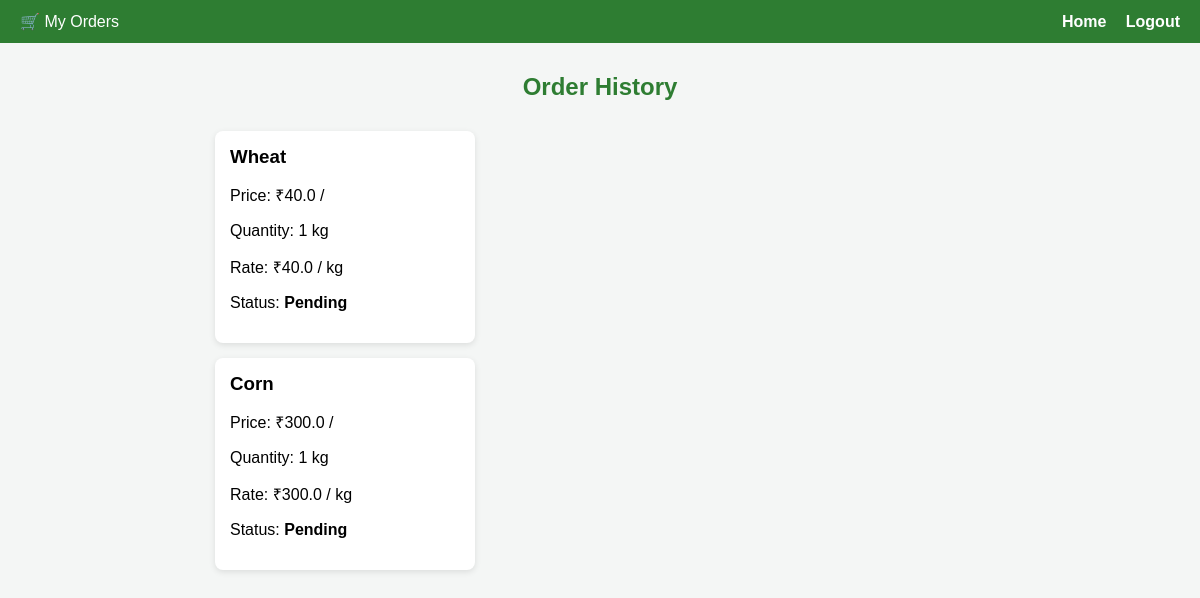
Before: /orders/my-orders/ (signed in) with the older database file.
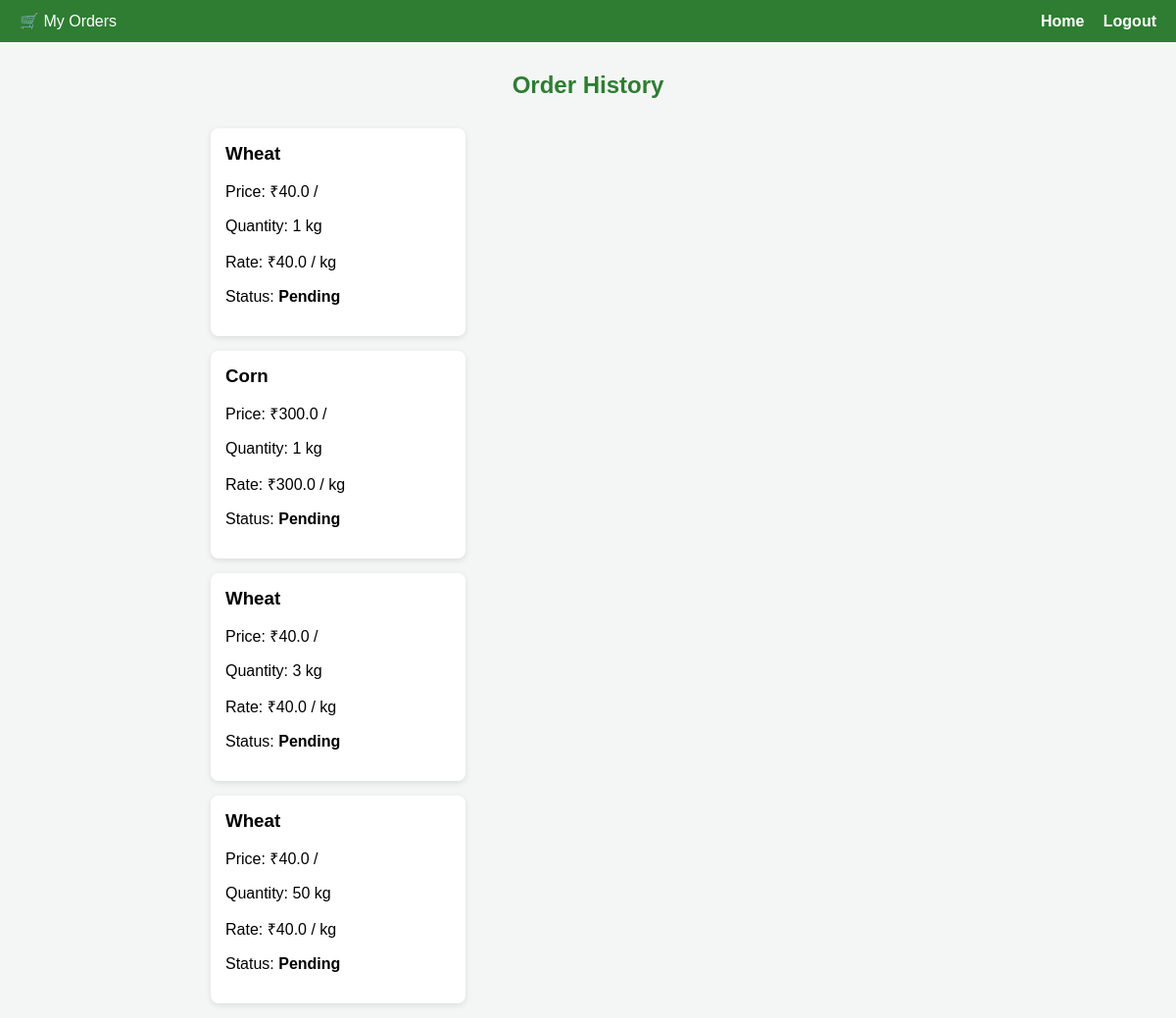
After: the same page with the newer database file.
### orders/models.py (models this page shows, shortened)
class Order(models.Model):
    STATUS_CHOICES = (
        ('Pending', 'Pending'),
        ('Confirmed', 'Confirmed'),
        ('Shipped', 'Shipped'),
    )
    buyer = models.ForeignKey(User, on_delete=models.CASCADE)
    crop = models.ForeignKey(Crop, on_delete=models.CASCADE)
    quantity = models.IntegerField(default=1)
    status = models.CharField(max_length=20, choices=STATUS_CHOICES, default='Pending')

### marketplace/models.py (models this page shows, shortened)
class Crop(models.Model):
    UNIT_CHOICES = (
        ('kg', 'Kilogram'),
        ('quintal', 'Quintal'),
    )
    farmer = models.ForeignKey(User, on_delete=models.CASCADE)
    name = models.CharField(max_length=100)
    price = models.FloatField(help_text="Price per unit")
    unit = models.CharField(max_length=10, choices=UNIT_CHOICES, default='kg')
    quantity = models.FloatField(help_text="Available quantity in selected unit")
    image = CloudinaryField('image')
    description = models.TextField()

### orders/views.py (the view)
# urls.py: path('my-orders/', buyer_orders, name='buyer_orders'),
@login_required
def buyer_orders(request):
    orders = Order.objects.filter(buyer=request.user)
    return render(request, 'buyer_orders.html', {'orders': orders})

### templates/buyer_orders.html (shortened to what this page needs)
{% load static %}
<!DOCTYPE html>
<html>
<head>
    <link rel="stylesheet" href="{% static 'css/style.css' %}">
</head>
<body>
<div class="navbar">
    <div>🛒 My Orders</div>
    <div>
        <a href="{% url 'home' %}">Home</a>
        <a href="{% url 'logout' %}">Logout</a>
    </div>
</div>
<div class="dashboard">
    <h2 class="page-title">Order History</h2>
    {% for order in orders %}
        <div class="card">
            <div class="card-body">
                <h3>{{ order.crop.name }}</h3>
                <p>Price: ₹{{ order.crop.price }} / {{ order.crop.uni}}</p>
                <p>Quantity: {{ order.quantity }} {{ order.crop.unit }}</p>
                <p>Rate: ₹{{ order.crop.price }} / {{ order.crop.unit }}</p>
                <p>Status: <strong>{{ order.status }}</strong></p>
            </div>
        </div>
    {% empty %}
        <p>No orders placed yet.</p>
    {% endfor %}
</div>
</body>
</html>

Changed rows visible on the page:
added Order: crop.name "Wheat", crop.price "40.0", quantity "3", crop.unit "kg", status "Pending"
added Order: crop.name "Wheat", crop.price "40.0", quantity "50", crop.unit "kg", status "Pending"
